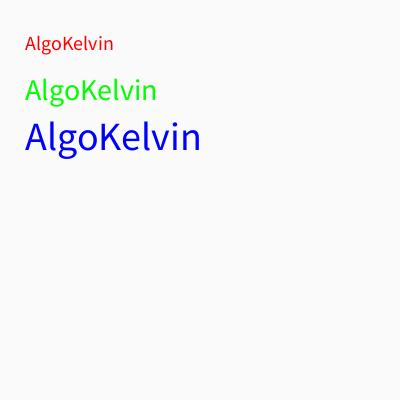
Frame 1 (no input)
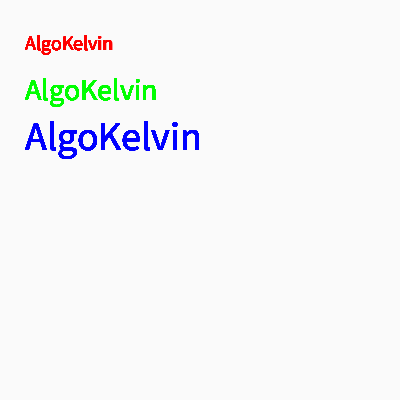
Frame 60 (the mouse pressed at the canvas centre just before this capture)
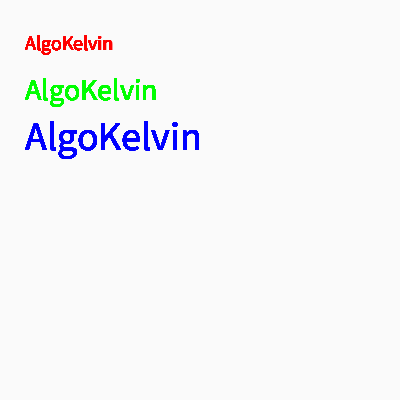
Frame 120 (the mouse held since frame 60 and released just before this capture)

The Processing sketch that drew these frames (run headless with seeded random() and noise(); from frame 60 on, the mouse is pressed at the canvas centre):

// Processing sketch: Text_Form
// ── Text_Form.pde
void setup() {
  size(400, 400);
  background(250, 250, 250);
}

void draw() {
  String txt = "AlgoKelvin";
  
  textSize(20); // text size = 20
  fill(255, 0, 0); // text color = red
  text(txt, 25, 50);
  
  textSize(30); // text size = 30
  fill(0, 255, 0); // text color = blue
  text(txt, 25, 100);
  
  textSize(40); // text size = 40
  fill(0, 0, 255); // text color = green
  text(txt, 25, 150);
}
